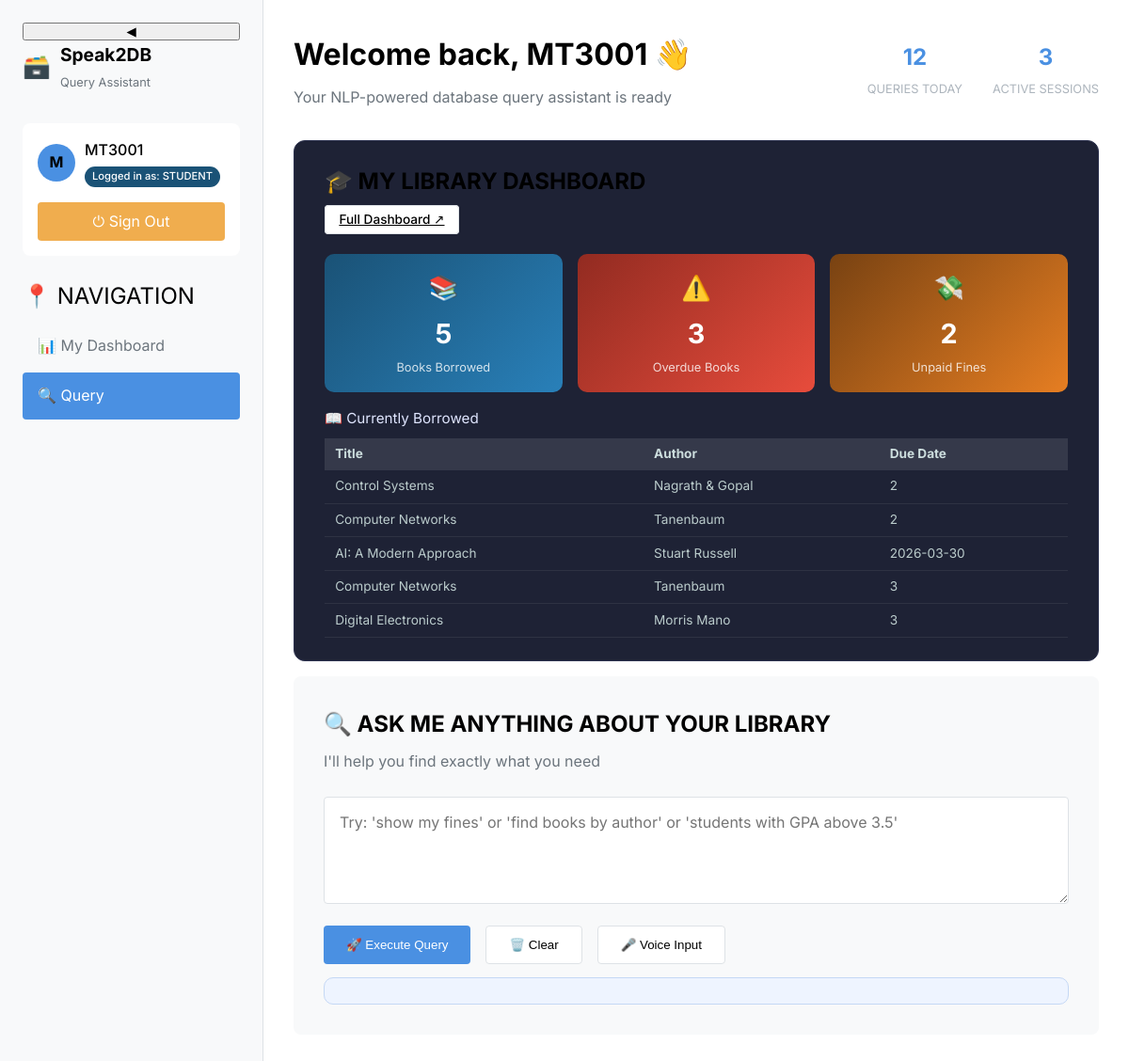
The page / (signed in) on the database its author committed.
### tables this page shows
CREATE TABLE Students (
        id INTEGER PRIMARY KEY AUTOINCREMENT,
        roll_number TEXT UNIQUE NOT NULL,
        name TEXT NOT NULL,
        branch TEXT NOT NULL,
        year TEXT NOT NULL,
        email TEXT UNIQUE NOT NULL,
        phone TEXT NOT NULL,
        role TEXT DEFAULT 'Student',
        gpa REAL DEFAULT 0.0,
        attendance INTEGER DEFAULT 0,
        created_date TEXT DEFAULT CURRENT_TIMESTAMP
    );

CREATE TABLE Issued (
        id INTEGER PRIMARY KEY AUTOINCREMENT,
        student_id INTEGER NOT NULL,
        book_id INTEGER NOT NULL,
        issue_date TEXT NOT NULL,
        due_date TEXT NOT NULL,
        return_date TEXT,
        status TEXT DEFAULT 'Issued',
        FOREIGN KEY (student_id) REFERENCES Students(id) ON DELETE CASCADE,
        FOREIGN KEY (book_id) REFERENCES Books(id) ON DELETE CASCADE
    );

CREATE TABLE Books (
        id INTEGER PRIMARY KEY AUTOINCREMENT,
        title TEXT NOT NULL,
        author TEXT NOT NULL,
        category TEXT NOT NULL,
        publisher_id INTEGER,
        total_copies INTEGER NOT NULL DEFAULT 1,
        available_copies INTEGER NOT NULL DEFAULT 1,
        FOREIGN KEY (publisher_id) REFERENCES Publishers(id)
    );

### app.py (the view, shortened to what this page needs)
@app.route('/')
def index():
    if "user_id" not in session:
        return redirect(url_for("login"))
    user_id = session["user_id"]
    user_role = session.get("role", "Student")
    student_id = session.get("student_id")
    user_info = {"username": user_id, "role": user_role, "permissions": []}
    dashboard_data = {}
    try:
        conn = get_db_connection(MAIN_DB)
        if user_role == "Student" and student_id:
            student_info = conn.execute(
                "SELECT * FROM Students WHERE id = ?", (student_id,)
            ).fetchone()
            current_books = conn.execute(
                """SELECT i.*, b.title, b.author FROM Issued i
                   JOIN Books b ON i.book_id = b.id
                   WHERE i.student_id = ? AND i.return_date IS NULL
                   ORDER BY i.due_date ASC LIMIT 5""",
                (student_id,),
            ).fetchall()
            overdue_books = conn.execute(
                """SELECT i.*, b.title, b.author FROM Issued i
                   JOIN Books b ON i.book_id = b.id
                   WHERE i.student_id = ? AND i.return_date IS NULL
                   AND i.due_date < date('now')""",
                (student_id,),
            ).fetchall()
            unpaid_fines = conn.execute(
                "SELECT * FROM Fines WHERE student_id = ? AND status = 'Unpaid'",
                (student_id,),
            ).fetchall()
            dashboard_data = {
                "student_info": dict(student_info) if student_info else {},
                "current_books": [dict(r) for r in current_books],
                "overdue_count": len(overdue_books),
                "unpaid_fines": len(unpaid_fines),
            }
        conn.close()
    except Exception as exc:
        logger.error("index dashboard data fetch error: %s", exc)
    return render_template(
        "index.html",
        user=user_info.get("username", user_id),
        role=user_role,
        dashboard_data=dashboard_data,
    )

### app.py (called while the page is built)
@app.context_processor
def inject_user():
    if "user_id" in session:
        return {
            "current_user": {
                "username": session["user_id"],
                "role": session.get("role", "Student"),
            },
            "user_role": session.get("role", "Student"),
        }
    return {}

    @app.after_request
    def add_security_headers(response):
        return apply_security_headers(response)

### db/connection.py (called while the page is built)
def get_db_connection(db_path: str) -> sqlite3.Connection:
    conn = sqlite3.connect(db_path)
    conn.row_factory = sqlite3.Row
    conn.execute(f"PRAGMA busy_timeout = {SQLITE_BUSY_TIMEOUT_MS}")
    return conn

### security_layers.py (called while the page is built)
def apply_security_headers(response):
    headers = security.get_security_headers()
    for header, value in headers.items():
        response.headers[header] = value
    return response

### templates/index.html (shortened to what this page needs)
<!DOCTYPE html>
<html lang="en">
<head>
    <link rel="stylesheet" href="/static/css/style.css?v=14">
</head>
<body>
    <div class="dashboard">
        <aside class="sidebar" id="sidebar">
            <button class="sidebar-toggle" onclick="toggleSidebar()" title="Toggle Sidebar">
                <span id="toggleIcon">◀</span>
            </button>
            <div class="sidebar-brand">
                <div class="brand-icon">🗃️</div>
                <div class="brand-text">
                    <h2>Speak2DB</h2>
                    <span>Query Assistant</span>
                </div>
            </div>
            <div class="user-card">
                <div class="user-info">
                    <div class="user-avatar">{{ user[0]|upper if user else '?' }}</div>
                    <div>
                        <div class="user-name">{{ user }}</div>
                        <span class="role-badge role-{{ role.lower() }}">Logged in as: {{ role|upper }}</span>
                    </div>
                </div>
                <a href="{{ url_for('logout') }}" class="btn-logout">⏻ Sign Out</a>
            </div>
            <div class="nav-section">
                <div class="section-title">📍 Navigation</div>
                <nav class="modern-nav">
                    {% if role == 'Student' %}
                    <a href="{{ url_for('dashboard.student_dashboard') }}" class="nav-link">
                        <span class="nav-icon">📊</span>
                        <span class="nav-text">My Dashboard</span>
                    </a>
                    <a href="{{ url_for('index') }}" class="nav-link active">
                        <span class="nav-icon">🔍</span>
                        <span class="nav-text">Query</span>
                    </a>
                    {% endif %}
                </nav>
            </div>
        </aside>
        <main class="main-content">
            <header class="content-header">
                <div class="header-content">
                    <div>
                        <h1 class="page-title">Welcome back, {{ user }} 👋</h1>
                        <p class="page-subtitle">
                            {% if page_title %}{{ page_title }} — {% endif %}Your NLP-powered database query assistant is ready
                        </p>
                    </div>
                    <div class="header-stats">
                        <div class="stat-item">
                            <span class="stat-number">12</span>
                            <span class="stat-label">Queries Today</span>
                        </div>
                        <div class="stat-item">
                            <span class="stat-number">3</span>
                            <span class="stat-label">Active Sessions</span>
                        </div>
                    </div>
                </div>
            </header>
            {% if role == 'Student' %}
            <section class="dashboard-panel student-panel">
                <div class="section-header">
                    <h2 class="section-title">🎓 My Library Dashboard</h2>
                    <a href="{{ url_for('dashboard.student_dashboard') }}" class="btn-secondary" style="font-size:0.85rem;padding:0.4rem 0.9rem;">Full Dashboard ↗</a>
                </div>
                <div class="widget-grid">
                    <div class="widget-card widget-blue">
                        <div class="widget-icon">📚</div>
                        <div class="widget-value">{{ dashboard_data.get('current_books', [])|length }}</div>
                        <div class="widget-label">Books Borrowed</div>
                    </div>
                    <div class="widget-card widget-red">
                        <div class="widget-icon">⚠️</div>
                        <div class="widget-value">{{ dashboard_data.get('overdue_count', 0) }}</div>
                        <div class="widget-label">Overdue Books</div>
                    </div>
                    <div class="widget-card widget-orange">
                        <div class="widget-icon">💸</div>
                        <div class="widget-value">{{ dashboard_data.get('unpaid_fines', 0) }}</div>
                        <div class="widget-label">Unpaid Fines</div>
                    </div>
                </div>
                {% if dashboard_data.get('current_books') %}
                <div class="widget-table-wrap">
                    <p class="widget-table-title">📖 Currently Borrowed</p>
                    <table class="widget-table">
                        <thead><tr><th>Title</th><th>Author</th><th>Due Date</th></tr></thead>
                        <tbody>
                        {% for book in dashboard_data.get('current_books', []) %}
                        <tr>
                            <td>{{ book.get('title', '-') }}</td>
                            <td>{{ book.get('author', '-') }}</td>
                            <td>{{ book.get('due_date', '-') }}</td>
                        </tr>
                        {% endfor %}
                        </tbody>
                    </table>
                </div>
                {% endif %}
            </section>
            {% endif %}
            <section class="query-section">
                <div class="section-header">
                    <h2 class="section-title floating-icon">🔍 Ask me anything about your library</h2>
                    <p class="section-subtitle">I'll help you find exactly what you need</p>
                </div>
                <div class="query-container">
                    <div style="position:relative">
                        <textarea
                            id="queryInput"
                            class="query-input search-input-enhanced"
                            placeholder="Try: 'show my fines' or 'find books by author' or 'students with GPA above 3.5'"
                            rows="4"
                            autocomplete="off"
                        >{{ prefill_query or '' }}</textarea>
                    </div>
                    <div class="query-actions">
                        <button id="queryBtn" class="btn-primary btn-interactive">
                            <span class="floating-icon">🚀</span>
                            Execute Query
                        </button>
                        <button id="clearBtn" class="btn-secondary btn-interactive">
                            <span class="floating-icon">🗑️</span>
                            Clear
                        </button>
                        <button id="voiceBtn" class="btn-secondary btn-interactive" type="button" title="Push to talk">
                            <span class="floating-icon">🎤</span>
                            Voice Input
                        </button>
                    </div>
                    <div id="voiceStatus" class="voice-status" aria-live="polite"></div>
                </div>
            </section>
        </main>
    </div>
    </body>
</html>

### static/css/style.css (style rules this page uses)
:root { --bg-primary: #ffffff; --bg-secondary: #f8f9fa; --bg-card: #ffffff; --border: #dee2e6; --primary: #4a90e2; --primary-light: #818cf8; --secondary: #5cb85c; --accent: #f0ad4e; --text: #000000; --text-secondary: #6c757d; --text-muted: #adb5bd; --flash-success-bg: #e8f5e9; --flash-success-border: #2e7d32; --flash-error-bg: #fdecea; --flash-error-border: #c62828; --gradient-bg: linear-gradient(135deg, #0f172a 0%, #1e293b 100%); --gradient-primary: linear-gradient(135deg, #6366f1 0%, #8b5cf6 100%); --glow-primary: 0 0 20px rgba(99, 102, 241, 0.4); --shadow-card: 0 4px 24px rgba(0, 0, 0, 0.3); --shadow-hover: 0 8px 32px rgba(99, 102, 241, 0.5); }
* { box-sizing: border-box; margin: 0; padding: 0; }
body { background-color: var(--bg-primary); color: var(--text); font-family: 'Inter', sans-serif; line-height: 1.6; min-height: 100vh; }
.dashboard { display: grid; grid-template-columns: 280px 1fr; height: 100vh; }
.sidebar { background: var(--bg-secondary); border-right: 1px solid var(--border); display: flex; flex-direction: column; padding: 1.5rem; overflow-y: auto; }
.sidebar-brand { display: flex; align-items: center; gap: 10px; margin-bottom: 2rem; }
.brand-icon { font-size: 24px; }
.brand-text h2 { color: var(--text); font-size: 1.2rem; margin: 0; }
.brand-text span { color: var(--text-secondary); font-size: 0.8rem; }
.user-card { background: var(--bg-card); border-radius: 8px; padding: 1rem; margin-bottom: 1.5rem; }
.user-info { display: flex; align-items: center; gap: 10px; margin-bottom: 1rem; }
.user-avatar { width: 40px; height: 40px; border-radius: 50%; background: var(--primary); display: flex; align-items: center; justify-content: center; font-weight: bold; }
.user-name { color: var(--text); font-weight: 500; }
.role-badge { display: inline-block; padding: 2px 8px; border-radius: 12px; font-size: 0.7rem; font-weight: 500; }
.role-student { background: #1a5276; color: #fff; }
.btn-logout { background: var(--accent); color: white; border: none; padding: 8px 16px; border-radius: 4px; cursor: pointer; text-decoration: none; display: block; text-align: center; }
.nav-section { margin-bottom: 1rem; }
.section-title { color: var(--text-secondary); font-size: 0.8rem; text-transform: uppercase; margin-bottom: 0.5rem; }
.nav-link { display: block; padding: 0.75rem 1rem; color: var(--text-secondary); text-decoration: none; border-radius: 4px; transition: all 0.2s ease; margin-bottom: 0.25rem; }
.nav-link.active { background: var(--primary); color: white; }
.main-content { padding: 2rem; overflow-y: auto; }
.content-header { margin-bottom: 2rem; }
.header-content { display: flex; justify-content: space-between; align-items: center; }
.page-title { color: var(--text); font-size: 2rem; margin-bottom: 0.5rem; }
.page-subtitle { color: var(--text-secondary); margin: 0; }
.header-stats { display: flex; gap: 2rem; }
.stat-item { text-align: center; }
.stat-number { display: block; font-size: 1.5rem; font-weight: bold; color: var(--primary); }
.stat-label { font-size: 0.8rem; color: var(--text-muted); text-transform: uppercase; }
.query-section { background: var(--bg-secondary); border-radius: 8px; padding: 2rem; margin-bottom: 2rem; }
.section-header { margin-bottom: 1.5rem; }
.section-title { color: var(--text); font-size: 1.5rem; margin-bottom: 0.5rem; }
.section-subtitle { color: var(--text-secondary); margin: 0; }
.query-container { max-width: 800px; }
.query-input { width: 100%; background: var(--bg-card); border: 1px solid var(--border); border-radius: 4px; padding: 1rem; color: var(--text); font-family: 'Inter', sans-serif; font-size: 1rem; resize: vertical; margin-bottom: 1rem; }
.query-actions { display: flex; gap: 1rem; }
.btn-primary { background: var(--primary); color: white; border: none; padding: 0.75rem 1.5rem; border-radius: 4px; cursor: pointer; font-weight: 500; transition: background 0.2s ease; }
.btn-secondary { background: var(--bg-card); color: var(--text); border: 1px solid var(--border); padding: 0.75rem 1.5rem; border-radius: 4px; cursor: pointer; font-weight: 500; transition: all 0.2s ease; }

### rows shown on the page
Students: roll_number "MT3001", role "STUDENT"
Issued: get "Control Systems", get "Nagrath & Gopal", get "2"
Issued: get "Computer Networks", get "Tanenbaum", get "2"
Issued: get "AI: A Modern Approach", get "Stuart Russell", get "2026-03-30"
Issued: get "Computer Networks", get "Tanenbaum", get "3"
Issued: get "Digital Electronics", get "Morris Mano", get "3"

### other values the page prints
{{ user[0]|upper if user else '?' }} "M"
{{ dashboard_data.get('current_books', [])|length }} "5"
{{ dashboard_data.get('overdue_count', 0) }} "3"
{{ dashboard_data.get('unpaid_fines', 0) }} "2"
